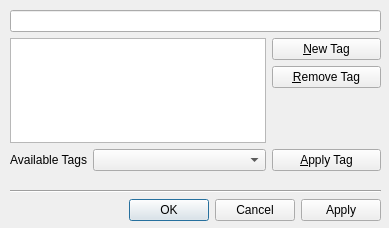
<?xml version="1.0" encoding="UTF-8"?>
<ui version="4.0">
 <class>Tagger</class>
 <widget class="QDialog" name="Tagger">
  <property name="geometry">
   <rect>
    <x>0</x>
    <y>0</y>
    <width>389</width>
    <height>228</height>
   </rect>
  </property>
  <property name="windowTitle">
   <string>Dialog</string>
  </property>
  <property name="windowIcon">
   <iconset resource="images.qrc">
    <normaloff>:/icons/robojournal.ico</normaloff>:/icons/robojournal.ico</iconset>
  </property>
  <widget class="QWidget" name="layoutWidget">
   <property name="geometry">
    <rect>
     <x>10</x>
     <y>10</y>
     <width>371</width>
     <height>211</height>
    </rect>
   </property>
   <layout class="QVBoxLayout" name="verticalLayout">
    <item>
     <layout class="QGridLayout" name="gridLayout" columnstretch="0,0,0" columnminimumwidth="1,0,0">
      <item row="0" column="0" colspan="3">
       <widget class="QLineEdit" name="EntryName">
        <property name="font">
         <font>
          <weight>75</weight>
          <bold>true</bold>
         </font>
        </property>
        <property name="readOnly">
         <bool>true</bool>
        </property>
       </widget>
      </item>
      <item row="1" column="0" rowspan="3" colspan="2">
       <widget class="QListWidget" name="TagList">
        <property name="styleSheet">
         <string notr="true"/>
        </property>
        <property name="editTriggers">
         <set>QAbstractItemView::NoEditTriggers</set>
        </property>
        <property name="tabKeyNavigation">
         <bool>true</bool>
        </property>
        <property name="showDropIndicator" stdset="0">
         <bool>false</bool>
        </property>
        <property name="dragDropMode">
         <enum>QAbstractItemView::NoDragDrop</enum>
        </property>
        <property name="alternatingRowColors">
         <bool>true</bool>
        </property>
        <property name="selectionMode">
         <enum>QAbstractItemView::SingleSelection</enum>
        </property>
        <property name="textElideMode">
         <enum>Qt::ElideNone</enum>
        </property>
        <property name="flow">
         <enum>QListView::LeftToRight</enum>
        </property>
        <property name="isWrapping" stdset="0">
         <bool>true</bool>
        </property>
        <property name="layoutMode">
         <enum>QListView::SinglePass</enum>
        </property>
        <property name="spacing">
         <number>10</number>
        </property>
        <property name="viewMode">
         <enum>QListView::ListMode</enum>
        </property>
        <property name="modelColumn">
         <number>0</number>
        </property>
        <property name="uniformItemSizes">
         <bool>false</bool>
        </property>
        <property name="wordWrap">
         <bool>true</bool>
        </property>
        <property name="selectionRectVisible">
         <bool>true</bool>
        </property>
       </widget>
      </item>
      <item row="1" column="2">
       <widget class="QPushButton" name="NewTag">
        <property name="toolTip">
         <string>Declare a new tag</string>
        </property>
        <property name="text">
         <string>&amp;New Tag</string>
        </property>
       </widget>
      </item>
      <item row="4" column="0" colspan="3">
       <spacer name="verticalSpacer_2">
        <property name="orientation">
         <enum>Qt::Vertical</enum>
        </property>
        <property name="sizeType">
         <enum>QSizePolicy::Expanding</enum>
        </property>
        <property name="sizeHint" stdset="0">
         <size>
          <width>20</width>
          <height>10</height>
         </size>
        </property>
       </spacer>
      </item>
      <item row="5" column="0">
       <widget class="QLabel" name="label">
        <property name="text">
         <string>Available Tags</string>
        </property>
        <property name="alignment">
         <set>Qt::AlignRight|Qt::AlignTrailing|Qt::AlignVCenter</set>
        </property>
       </widget>
      </item>
      <item row="5" column="1">
       <widget class="QComboBox" name="TagChooser">
        <property name="toolTip">
         <string>Select an existing tag from the drop-down list</string>
        </property>
        <property name="editable">
         <bool>false</bool>
        </property>
        <property name="currentIndex">
         <number>-1</number>
        </property>
        <property name="insertPolicy">
         <enum>QComboBox::InsertAtTop</enum>
        </property>
       </widget>
      </item>
      <item row="5" column="2">
       <widget class="QPushButton" name="AddTag">
        <property name="toolTip">
         <string>Add the current selected tag from the drop-down list</string>
        </property>
        <property name="text">
         <string>&amp;Apply Tag</string>
        </property>
       </widget>
      </item>
      <item row="2" column="2">
       <widget class="QPushButton" name="RemoveTag">
        <property name="toolTip">
         <string>Remove the selected tag</string>
        </property>
        <property name="text">
         <string>&amp;Remove Tag</string>
        </property>
       </widget>
      </item>
     </layout>
    </item>
    <item>
     <spacer name="verticalSpacer">
      <property name="orientation">
       <enum>Qt::Vertical</enum>
      </property>
      <property name="sizeType">
       <enum>QSizePolicy::Fixed</enum>
      </property>
      <property name="sizeHint" stdset="0">
       <size>
        <width>20</width>
        <height>13</height>
       </size>
      </property>
     </spacer>
    </item>
    <item>
     <widget class="Line" name="line">
      <property name="orientation">
       <enum>Qt::Horizontal</enum>
      </property>
     </widget>
    </item>
    <item>
     <widget class="QDialogButtonBox" name="buttonBox">
      <property name="orientation">
       <enum>Qt::Horizontal</enum>
      </property>
      <property name="standardButtons">
       <set>QDialogButtonBox::Apply|QDialogButtonBox::Cancel|QDialogButtonBox::Ok</set>
      </property>
      <property name="centerButtons">
       <bool>false</bool>
      </property>
     </widget>
    </item>
   </layout>
  </widget>
 </widget>
 <resources>
  <include location="images.qrc"/>
 </resources>
 <connections>
  <connection>
   <sender>buttonBox</sender>
   <signal>accepted()</signal>
   <receiver>Tagger</receiver>
   <slot>accept()</slot>
   <hints>
    <hint type="sourcelabel">
     <x>248</x>
     <y>254</y>
    </hint>
    <hint type="destinationlabel">
     <x>157</x>
     <y>274</y>
    </hint>
   </hints>
  </connection>
  <connection>
   <sender>buttonBox</sender>
   <signal>rejected()</signal>
   <receiver>Tagger</receiver>
   <slot>reject()</slot>
   <hints>
    <hint type="sourcelabel">
     <x>316</x>
     <y>260</y>
    </hint>
    <hint type="destinationlabel">
     <x>286</x>
     <y>274</y>
    </hint>
   </hints>
  </connection>
 </connections>
</ui>
